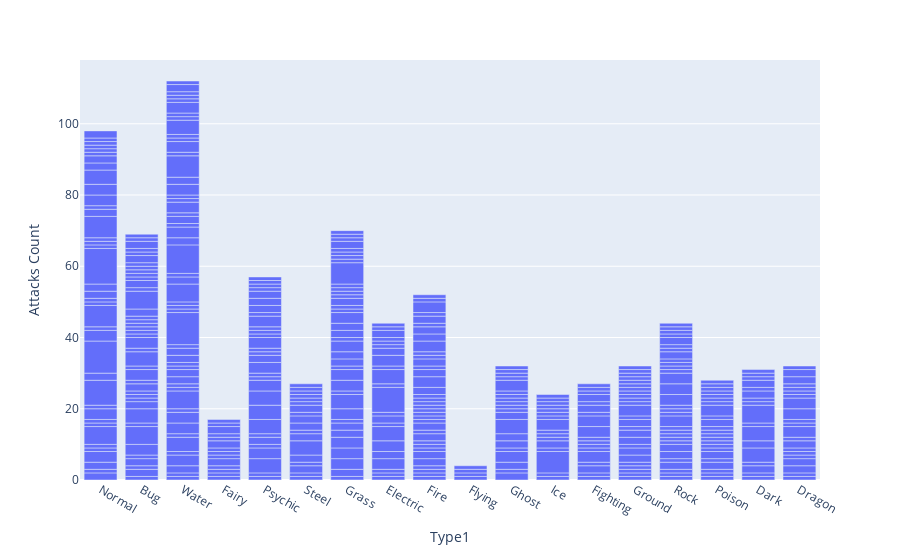

The code cell stored with this chart in its notebook:
### Code cell
attack_stats = df.groupby(['Attack','Type1']).size().reset_index().rename(columns={0:'Attacks Count'})
fig = px.bar(attack_stats,x='Type1',y='Attacks Count')
# fig = px.bar(df,x='Attack',y='Type1')
fig.show()

### Figure 1 — Plotly figure (JSON) as saved in the notebook; plotly's stock layout.template omitted (floating-point values rounded to 4 significant figures; data arrays with more than 128 entries replaced by an {"elided": "..."} marker saying what was removed)
{"data": [{"alignmentgroup": "True", "hovertemplate": "Type1=%{x}<br>Attacks Count=%{y}<extra></extra>", "legendgroup": "", "marker": {"color": "#636efa", "pattern": {"shape": ""}}, "name": "", "offsetgroup": "", "orientation": "v", "showlegend": false, "textposition": "auto", "type": "bar", "x": {"elided": "464 str values"}, "xaxis": "x", "y": {"elided": "464 int values"}, "yaxis": "y"}], "layout": {"barmode": "relative", "legend": {"tracegroupgap": 0}, "margin": {"t": 60}, "xaxis": {"anchor": "y", "domain": [0, 1], "title": {"text": "Type1"}}, "yaxis": {"anchor": "x", "domain": [0, 1], "title": {"text": "Attacks Count"}}}}
